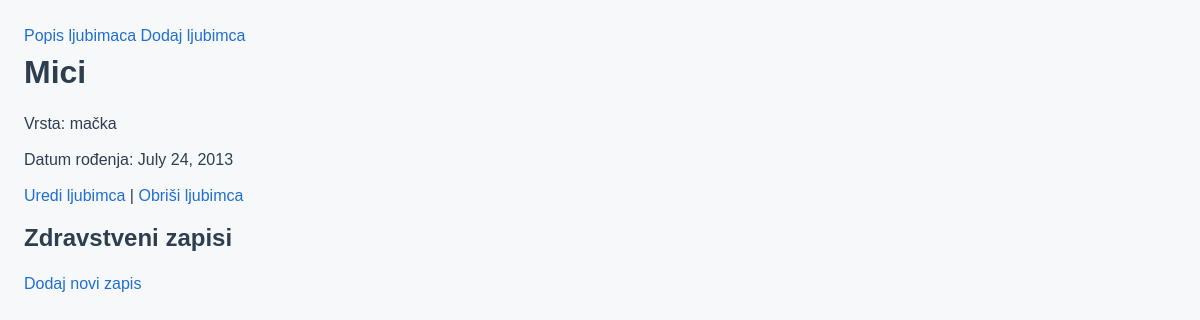
Screenshot of /3/ with the database file from the repository.
### ljubimci/models.py (models this page shows, shortened)
class Ljubimac(models.Model):
    ime_ljubimca = models.CharField(max_length=100)
    vrsta_ljubimca = models.CharField(max_length=100)
    datum_rodenja_ljubimca = models.DateField()

### ljubimci/views.py (the view)
# urls.py: path("<int:pk>/", views.detalji_ljubimca, name="detalji_ljubimca"),
def detalji_ljubimca(request, pk):
    ljubimac = get_object_or_404(Ljubimac, pk=pk)
    zapisi = ljubimac.zapisi.all().order_by("datum")
    pregledi = zapisi.order_by("datum")
    datumi = [p.datum for p in pregledi]
    tezine = [p.tezina_ljubimca for p in pregledi]
    if len(tezine) > 1:
        fig, ax = plt.subplots()
        ax.plot(datumi, tezine, marker="o", linestyle="-")
        ax.set_title(f"Težina kroz vrijeme - {ljubimac.ime_ljubimca}")
        ax.set_xticks(datumi)
        ax.set_yticks(tezine)
        ax.xaxis.set_major_formatter(mdates.DateFormatter("%d.%m.%Y"))
        buf = io.BytesIO()
        plt.savefig(buf, format="png", bbox_inches="tight")
        buf.seek(0)
        string = base64.b64encode(buf.read())
        graf_uri = urllib.parse.quote(string)
        buf.close()
    else:
        graf_uri = None
    return render(request, "ljubimci/detalji_ljubimca.html", {
        "ljubimac": ljubimac,
        "zapisi": zapisi,
        "graf": graf_uri
    })

### ljubimci/templates/ljubimci/detalji_ljubimca.html (shortened to what this page needs)
{% extends "ljubimci/base.html" %}
{% block content %}
<h1>{{ ljubimac.ime_ljubimca }}</h1>
<p>Vrsta: {{ ljubimac.vrsta_ljubimca }}</p>
<p>Datum rođenja: {{ ljubimac.datum_rodenja_ljubimca }}</p>
<p>
    <a href="{% url 'uredi_ljubimca' ljubimac.pk %}">Uredi ljubimca</a> |
    <a href="{% url 'obrisi_ljubimca' ljubimac.pk %}">Obriši ljubimca</a>
</p>
<h2>Zdravstveni zapisi</h2>
<a href="{% url 'novi_zapis' ljubimac.pk %}">Dodaj novi zapis</a>
{% endblock %}

### ljubimci/static/style.css (style rules this page uses)
* { box-sizing: border-box; }
html, body { margin: 0; padding: 0; }
body { font-family: Arial, sans-serif; background: #f7f8fa; color: #2c3e50; line-height: 1.5; padding: 24px; }
h1, h2, h3 { color: #2c3e50; margin: 0 0 16px; }
p { margin: 0 0 12px; }
a { color: #1f6fd1; text-decoration: none; }

### rows the page displays
Ljubimac: ime_ljubimca "Mici", vrsta_ljubimca "mačka", datum_rodenja_ljubimca "July 24, 2013"
